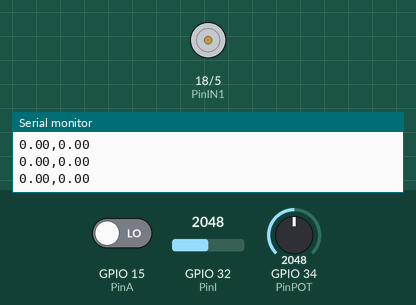
Bench run of a sketch on a simulated ESP32. On the bench: motor-driver pin pairs drawn as motors (green arrow = first pin HIGH = forward, orange = second pin HIGH = backward, longer = more drive, scaled by the enable pin), the last lines printed to the serial monitor. Inputs (shaded band) come from the test bench; at power-on: GPIO 34 (PinPOT) = 2048, GPIO 32 (PinI) = 2048, GPIO 15 (PinA) LOW.

Above: at 1.2 s.
1.3 s: GPIO 34 (PinPOT) set to 2142
At 1.47 s:
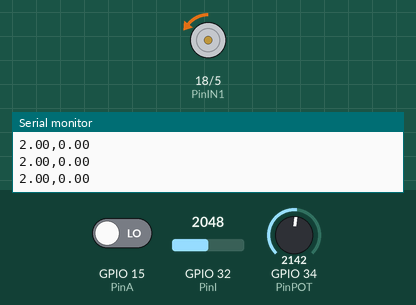
4.3 s: GPIO 34 (PinPOT) set to 3603
At 6.0 s:
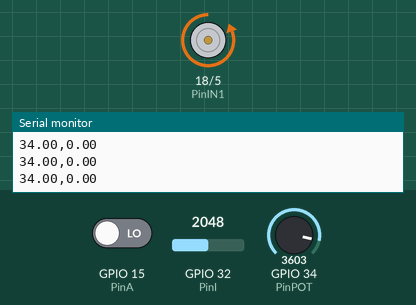
7.3 s: GPIO 34 (PinPOT) set to 1272
10.3 s: GPIO 34 (PinPOT) set to 1166
At 11.03 s:
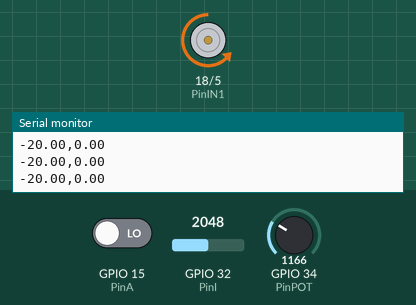
13.3 s: GPIO 32 (PinI) set to 4095
Timing chart, 0 to 17.0 s (numbered marks = the images above; inputs shaded):
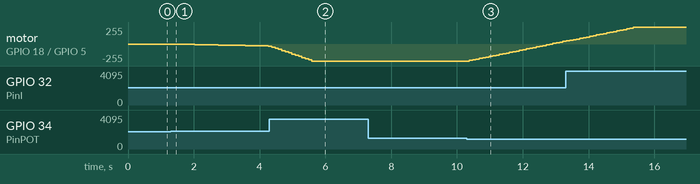

The sketch:

FSP_V.ino
```cpp
// @TrevorGlove https://github.com/TrevorGlove/motor_control
// Elaborado para ESP32

//Declarando variables

volatile int contador = 0;   //Contador de pulsos

unsigned long previousMillis = 0;  //Tiempo previo del pulso
float pot;  //Lectura de Potenciómetro
float motor; //PWM del motor
float rpm;  //Revoluciones por minuto
float sp;   //Valor del setpoint
int pv = 486; //Pulsos por vuelta de encoder
int  dir; //Dirección del motor
int i; //Lectura de corriente
int x1; //Variable x1 de estado
int x2; //Variable x2 de estado

int e;  //r(n) = x(n)- y(n)
float v; //v(n)
float v1; //v(n-1)
float c; //c(n)

float K = 1;
float K1 = -0.8245;
float K2 = -8.4882;
float Ts = 0.1;


const int PinENA = 19;  //Pin ENA del L298N
const int PinIN1 = 18; //Pin IN1 del L298N
const int PinIN2 = 5; //Pin IN2 del L298N
const int PinA = 15; //pinA del encoder
const int PinB = 4; //PinB del encoder
const int PinPOT = 34; //Salida del potenciómetro (setpoint)
const int PinVol = 35; //Salida del ADC (Voltaje)
const int PinI = 32; //Salida del ADC (Corriente)


void setup() {
  Serial.begin(115200);

  pinMode(PinA,INPUT);
  pinMode(PinB,INPUT);
  pinMode(PinIN1,OUTPUT);
  pinMode(PinIN2,OUTPUT);
  pinMode(PinENA,OUTPUT);
  pinMode(PinPOT, INPUT);
  //Interrupcion externa en el Pin 15 cada flanco de subida
  attachInterrupt(digitalPinToInterrupt(PinA), interrupcion,RISING);
}


void loop() {
  unsigned long currentMillis = millis();
  if ((currentMillis - previousMillis) >= 100) {
    previousMillis = currentMillis;
    // ----- Sensar Estados -----//
    rpm = 10*contador*60/pv;
    contador = 0;
    i = analogRead(PinI);


      // ----- Definiendo el setpoint -----//
    pot = analogRead(PinPOT);
    sp = map(pot, 0, 4095, -45, 45); //0 - 4095 a -45 - 45 rpm
    e = sp - rpm;   // e(n) = r(n) - y(n)

    //----- Control Integral ------//
    v = e + v1;
    v1 = v;

    //----- Retroalimentación ------//
    c = v*K - x1*K1 - x2*K2;

    x1 = rpm;
    x2 = i;
    x2 = x2/4000;
  }

  //---- Definiendo limites del controlador ---- //
  if (c > 500) {c = 500;}
  if (c < -500) {c = -500;}

  motor = map(c, -500, 500, -255, 255);

  control_motor(motor);    //Salida de PWM de 0 a 255
  Serial.print(sp);
  Serial.print(",");
  Serial.println(rpm);
  delay(10);
}

void interrupcion() {
  //if (digitalRead(PinB) == 1) {
  if (dir == 1) {
    contador++;
  }
  else {
    contador--;
  }
}

//Función de controlar motor
void control_motor(float velocidad) {
  if (velocidad > 0) {
    digitalWrite(PinIN1, LOW);
    digitalWrite(PinIN2, HIGH);
    //dir = 1;
  }
  else if (velocidad < 0) {
    digitalWrite(PinIN1, HIGH);
    digitalWrite(PinIN2, LOW);
    //dir = -1;
  }
  else {
    digitalWrite(PinIN1, LOW);
    digitalWrite(PinIN2, LOW);
    //dir = 0;
  }
  analogWrite(PinENA, abs(velocidad));
}
```

Measured:
- the behaviour switches between 1229 and 1228 on GPIO 34 (PinPOT) (found by bisection; images 2 and 3)
- after the input at 1.3 s, motor on GPIO 18 (PinIN1) / GPIO 5 (PinIN2): moves from stopped to backward 30/255 over 2.9 s, starting at once
